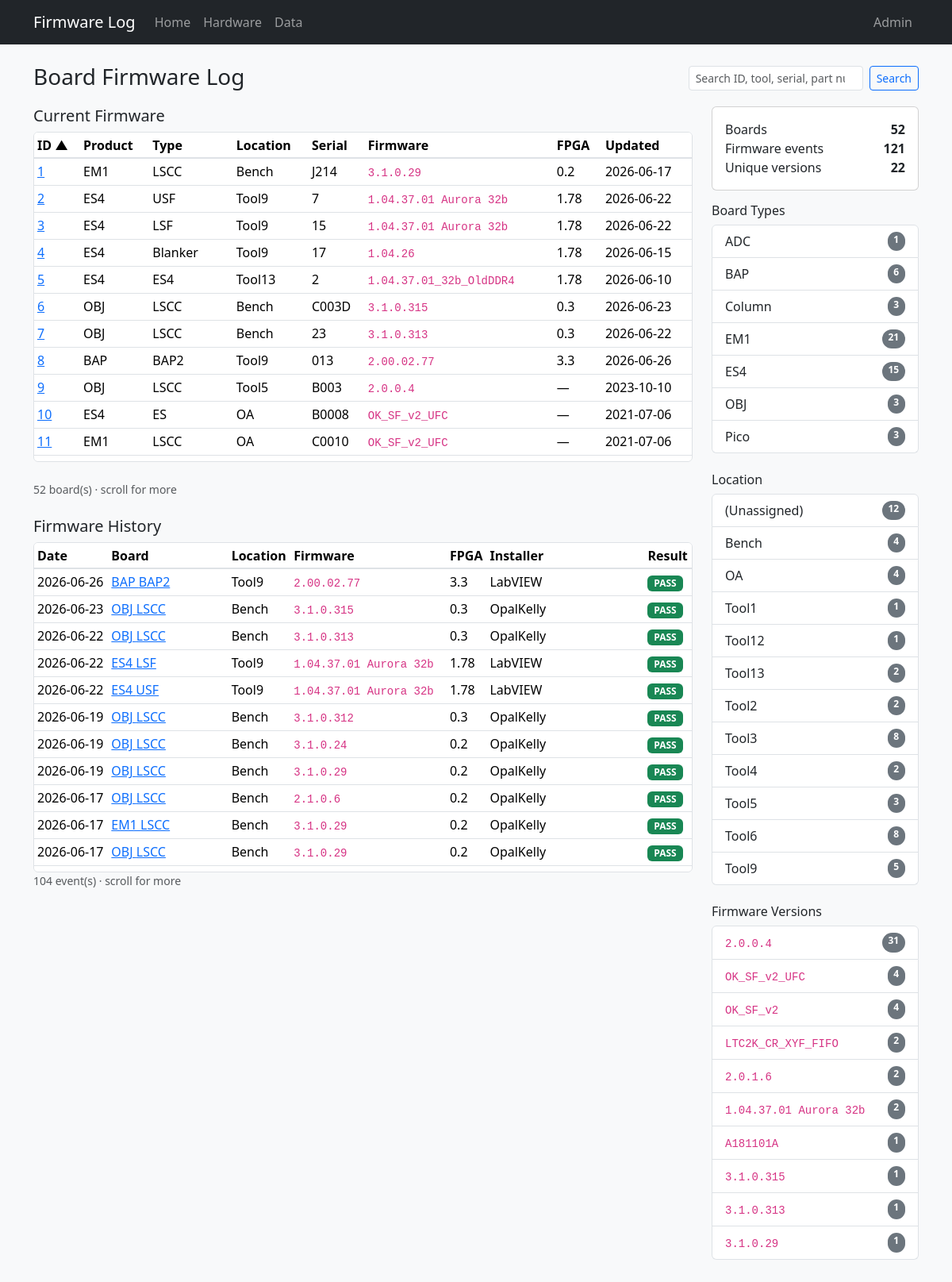
The page / on the database its author committed.
### tables this page shows
CREATE TABLE "boards" (
                board_id      INTEGER PRIMARY KEY,
                tool          TEXT,
                board_slot    TEXT,
                manufacturer  TEXT NOT NULL DEFAULT 'PDF Solutions Inc.',
                board_name    TEXT NOT NULL,
                serial        TEXT NOT NULL,
                part_number   TEXT,
                revision      TEXT,
                file_id       TEXT,
                product_name  TEXT NOT NULL,
                ddr_fbga      TEXT
            , inventory_serial TEXT, status TEXT, role TEXT, comment TEXT, open_item TEXT, po TEXT, modified_by TEXT, source_updated_at TEXT, data_source TEXT, dc_status TEXT, ac_status TEXT, gcal_status TEXT, adc_status TEXT, eeprom_status TEXT);

CREATE TABLE "firmware_history" (
                event_id    INTEGER PRIMARY KEY AUTOINCREMENT,
                board_id    INTEGER NOT NULL REFERENCES boards (board_id),
                event_date  TEXT NOT NULL,
                event_time  TEXT,
                fpga        TEXT,
                firmware    TEXT NOT NULL,
                installer   TEXT,
                result      TEXT
            );

### app.py (the view)
@app.route("/")
def index():
    product = request.args.get("product")
    firmware = request.args.get("firmware")
    tool = request.args.get("tool")
    search = request.args.get("q", "").strip()
    sort = request.args.get("sort", "board_id")
    order = request.args.get("order", "asc")
    return render_template(
        "index.html",
        boards=db.list_boards(
            product_name=product,
            firmware=firmware,
            tool=tool,
            search=search,
            sort=sort,
            order=order,
        ),
        history=db.list_history(
            product_name=product,
            firmware=firmware,
            tool=tool,
            search=search,
        ),
        stats=db.dashboard_stats(),
        fw_stats=db.firmware_stats(),
        tool_stats=db.tool_stats(),
        products=db.board_products(),
        available_firmware=db.firmware_for_product(product) if product else set(),
        available_products=db.products_for_firmware(firmware) if firmware else set(),
        available_tools=(
            db.tools_for_product(product) if product
            else db.tools_for_firmware(firmware) if firmware
            else set()
        ),
        available_products_for_tool=db.products_for_tool(tool) if tool else set(),
        available_firmware_for_tool=db.firmware_for_tool(tool) if tool else set(),
        product_filter=product,
        firmware_filter=firmware,
        tool_filter=tool,
        search=search,
        sort=sort,
        order=order,
    )

### db.py (called while the page is built)
def dict_row(cursor, row):
    return {col[0]: row[i] for i, col in enumerate(cursor.description)}

@contextmanager
def get_db():
    conn = sqlite3.connect(DATABASE)
    conn.row_factory = dict_row
    try:
        yield conn
    finally:
        conn.close()

def fetch_all(query, params=()):
    with get_db() as conn:
        return conn.execute(query, params).fetchall()

def fetch_one(query, params=()):
    with get_db() as conn:
        return conn.execute(query, params).fetchone()

def _board_search_clause(search, alias="b", extra_columns=()):
    if not search:
        return None, []
    like = f"%{search}%"
    columns = [col.format(a=alias) for col in BOARD_SEARCH_COLUMNS] + list(extra_columns)
    clause = "(" + " OR ".join(f"{col} LIKE ?" for col in columns) + ")"
    return clause, [like] * len(columns)

def dashboard_stats():
    return fetch_one(
        """
        SELECT
            (SELECT COUNT(*) FROM boards) AS board_count,
            (SELECT COUNT(*) FROM firmware_history) AS history_count,
            (SELECT COUNT(DISTINCT firmware) FROM firmware_history) AS firmware_versions
        """
    )

def firmware_stats():
    return fetch_all(
        """
        SELECT firmware, COUNT(*) AS board_count
        FROM current_firmware
        GROUP BY firmware
        ORDER BY board_count DESC, firmware DESC
        LIMIT 10
        """
    )

def board_products():
    return fetch_all(
        """
        SELECT product_name, COUNT(*) AS board_count
        FROM boards
        GROUP BY product_name
        ORDER BY product_name
        """
    )

def tool_stats():
    return fetch_all(
        """
        SELECT COALESCE(tool, '(Unassigned)') AS tool, COUNT(*) AS board_count
        FROM boards
        GROUP BY COALESCE(tool, '(Unassigned)')
        ORDER BY
            CASE WHEN tool = '(Unassigned)' THEN 1 ELSE 0 END,
            tool ASC
        """
    )

### templates/index.html (shortened to what this page needs)
{% extends "base.html" %}
{% from "macros.html" import sort_link, result_badge %}
{% block content %}
<div class="d-flex flex-wrap justify-content-between align-items-center gap-2 mb-3">
  <div>
    <h1 class="h3 mb-1">Board Firmware Log</h1>
  </div>
  <form id="search-form" action="{{ url_for('index') }}" method="get" class="d-flex gap-2">
    <input type="search" id="board-search" name="q" value="{{ search }}" class="form-control form-control-sm" placeholder="Search ID, tool, serial, part number…">
    <button class="btn btn-sm btn-outline-primary" type="submit">Search</button>
  </form>
</div>
<div class="row g-4">
  <div class="col-lg-9">
    <h2 class="h5">Current Firmware</h2>
    <div class="table-scroll-panel mb-4">
      <table class="table table-sm table-hover align-middle mb-0">
        <thead>
          <tr>
            <th>{{ sort_link('ID', 'board_id', sort, order, product_filter, firmware_filter, tool_filter, search) }}</th>
            <th>{{ sort_link('Product', 'product_name', sort, order, product_filter, firmware_filter, tool_filter, search) }}</th>
            <th>{{ sort_link('Type', 'board_name', sort, order, product_filter, firmware_filter, tool_filter, search) }}</th>
            <th>{{ sort_link('Location', 'tool', sort, order, product_filter, firmware_filter, tool_filter, search) }}</th>
            <th>{{ sort_link('Serial', 'serial', sort, order, product_filter, firmware_filter, tool_filter, search) }}</th>
            <th>{{ sort_link('Firmware', 'firmware', sort, order, product_filter, firmware_filter, tool_filter, search) }}</th>
            <th>FPGA</th>
            <th>{{ sort_link('Updated', 'event_date', sort, order, product_filter, firmware_filter, tool_filter, search) }}</th>
          </tr>
        </thead>
        <tbody>
          {% for b in boards %}
          <tr>
            <td><a href="{{ url_for('board_detail', board_id=b.board_id) }}">{{ b.board_id }}</a></td>
            <td>{{ b.product_name }}</td>
            <td>{{ b.board_name }}</td>
            <td>{{ b.tool or '—' }}</td>
            <td>{{ b.serial }}</td>
            <td>{% if b.current_firmware %}<code>{{ b.current_firmware }}</code>{% else %}<span class="text-muted">—</span>{% endif %}</td>
            <td>{{ b.current_fpga or '—' }}</td>
            <td>{{ b.last_update or '—' }}</td>
          </tr>
          {% else %}
          <tr><td colspan="8" class="text-muted">No boards match your filters.</td></tr>
          {% endfor %}
        </tbody>
      </table>
    </div>
    <p class="text-muted small">{{ boards|length }} board(s){% if boards|length > 12 %} · scroll for more{% endif %}</p>
    <h2 class="h5 mt-4">Firmware History</h2>
    <div class="table-scroll-panel">
      <table class="table table-sm table-hover align-middle mb-0">
        <thead>
          <tr>
            <th>Date</th>
            <th>Board</th>
            <th>Location</th>
            <th>Firmware</th>
            <th>FPGA</th>
            <th>Installer</th>
            <th>Result</th>
          </tr>
        </thead>
        <tbody>
          {% for row in history %}
          <tr>
            <td>{{ row.event_date }}</td>
            <td>
              <a href="{{ url_for('board_detail', board_id=row.board_id) }}">
                {{ row.product_name }} {{ row.board_name }}
              </a>
            </td>
            <td>{{ row.tool or '—' }}</td>
            <td><code>{{ row.firmware }}</code></td>
            <td>{{ row.fpga or '—' }}</td>
            <td>{{ row.installer or '—' }}</td>
            <td>{{ result_badge(row.result) }}</td>
          </tr>
          {% else %}
          <tr><td colspan="7" class="text-muted">No firmware history matches your filters.</td></tr>
          {% endfor %}
        </tbody>
      </table>
    </div>
    <p class="text-muted small">{{ history|length }} event(s){% if history|length > 10 %} · scroll for more{% endif %}</p>
  </div>
  <div class="col-lg-3">
    <div class="card mb-3">
      <div class="card-body">
        <div class="d-flex justify-content-between"><span>Boards</span><strong>{{ stats.board_count }}</strong></div>
        <div class="d-flex justify-content-between"><span>Firmware events</span><strong>{{ stats.history_count }}</strong></div>
        <div class="d-flex justify-content-between"><span>Unique versions</span><strong>{{ stats.firmware_versions }}</strong></div>
      </div>
    </div>
    <h2 class="h6">Board Types</h2>
    <div class="list-group mb-4">
      {% for p in products %}
      {% if (firmware_filter and p.product_name not in available_products and product_filter != p.product_name) or (tool_filter and p.product_name not in available_products_for_tool and product_filter != p.product_name) %}
      <span class="list-group-item d-flex justify-content-between py-2 filter-disabled" aria-disabled="true">
        <span>{{ p.product_name }}</span>
        <span class="badge text-bg-secondary rounded-pill">{{ p.board_count }}</span>
      </span>
      {% elif product_filter == p.product_name %}
      <a class="list-group-item list-group-item-action d-flex justify-content-between py-2 active"
         href="{{ url_for('index', firmware=firmware_filter, tool=tool_filter, q=search) }}">
        <span>{{ p.product_name }}</span>
        <span class="badge text-bg-light rounded-pill">{{ p.board_count }}</span>
      </a>
      {% else %}
      <a class="list-group-item list-group-item-action d-flex justify-content-between py-2"
         href="{{ url_for('index', product=p.product_name, firmware=firmware_filter, tool=tool_filter, q=search) }}">
        <span>{{ p.product_name }}</span>
        <span class="badge text-bg-secondary rounded-pill">{{ p.board_count }}</span>
      </a>
      {% endif %}
      {% endfor %}
    </div>
    <h2 class="h6">Location</h2>
    <div class="list-group mb-4">
      {% for row in tool_stats %}
      {% if (product_filter and row.tool not in available_tools and tool_filter != row.tool) or (firmware_filter and row.tool not in available_tools and tool_filter != row.tool) %}
      <span class="list-group-item d-flex justify-content-between py-2 filter-disabled" aria-disabled="true">
        <span>{{ row.tool }}</span>
        <span class="badge text-bg-secondary rounded-pill">{{ row.board_count }}</span>
      </span>
      {% elif tool_filter == row.tool %}
      <a class="list-group-item list-group-item-action d-flex justify-content-between py-2 active"
         href="{{ url_for('index', product=product_filter, firmware=firmware_filter, q=search) }}">
        <span>{{ row.tool }}</span>
        <span class="badge text-bg-light rounded-pill">{{ row.board_count }}</span>
      </a>
      {% else %}
      <a class="list-group-item list-group-item-action d-flex justify-content-between py-2"
         href="{{ url_for('index', product=product_filter, firmware=firmware_filter, tool=row.tool, q=search) }}">
        <span>{{ row.tool }}</span>
        <span class="badge text-bg-secondary rounded-pill">{{ row.board_count }}</span>
      </a>
      {% endif %}
      {% endfor %}
    </div>
    <h2 class="h6">Firmware Versions</h2>
    <div class="list-group">
      {% for row in fw_stats %}
      {% if (product_filter and row.firmware not in available_firmware and firmware_filter != row.firmware) or (tool_filter and row.firmware not in available_firmware_for_tool and firmware_filter != row.firmware) %}
      <span class="list-group-item d-flex justify-content-between py-2 filter-disabled" aria-disabled="true">
        <span><code class="small">{{ row.firmware }}</code></span>
        <span class="badge text-bg-secondary rounded-pill">{{ row.board_count }}</span>
      </span>
      {% else %}
      <a class="list-group-item list-group-item-action d-flex justify-content-between py-2"
         href="{{ url_for('index', firmware=row.firmware, product=product_filter, tool=tool_filter, q=search) }}">
        <span><code class="small">{{ row.firmware }}</code></span>
        <span class="badge text-bg-secondary rounded-pill">{{ row.board_count }}</span>
      </a>
      {% endif %}
      {% else %}
      <div class="list-group-item text-muted py-2">No data.</div>
      {% endfor %}
    </div>
  </div>
</div>
{% endblock %}

### templates/macros.html (shortened to what this page needs)
{% macro result_badge(result) -%}
  {% if result %}
    {% set r = result|upper %}
    {% if r == 'PASS' %}
      <span class="badge text-bg-success">PASS</span>
    {% elif r == 'FAIL' %}
      <span class="badge text-bg-danger">FAIL</span>
    {% else %}
      <span class="badge text-bg-secondary">{{ result }}</span>
    {% endif %}
  {% else %}
    <span class="text-muted">—</span>
  {% endif %}
{%- endmacro %}
{% macro sort_link(label, column, sort, order, product=None, firmware=None, tool=None, q=None) -%}
  {% set new_order = 'desc' if sort == column and order == 'asc' else 'asc' %}
  <a href="{{ url_for('index', sort=column, order=new_order, product=product, firmware=firmware, tool=tool, q=q) }}" class="text-decoration-none text-reset">
    {{ label }}{% if sort == column %} {% if order == 'asc' %}▲{% else %}▼{% endif %}{% endif %}
  </a>
{%- endmacro %}

### static/style.css (style rules this page uses)
body { background-color: #f8f9fa; }
code { font-size: 0.875em; }
.table th { white-space: nowrap; }
.table-scroll-panel { max-height: 26rem; overflow: auto; border: 1px solid var(--bs-border-color); border-radius: var(--bs-border-radius); background-color: #fff; }
.table-scroll-panel thead th { position: sticky; top: 0; z-index: 1; background-color: #fff; box-shadow: inset 0 -1px 0 var(--bs-border-color); }

### rows shown on the page
boards: board_id "1", product_name "EM1", board_name "LSCC", tool "Bench", serial "J214", current_firmware "3.1.0.29", current_fpga "0.2", last_update "2026-06-17"
boards: board_id "2", product_name "ES4", board_name "USF", tool "Tool9", serial "7", current_firmware "1.04.37.01 Aurora 32b", current_fpga "1.78", last_update "2026-06-22", board_count "5"
boards: board_id "3", product_name "ES4", board_name "LSF", tool "Tool9", serial "15", current_firmware "1.04.37.01 Aurora 32b", current_fpga "1.78", last_update "2026-06-22", board_count "15"
boards: board_id "4", product_name "ES4", board_name "Blanker", tool "Tool9", serial "17", current_firmware "1.04.26", current_fpga "1.78", last_update "2026-06-15"
boards: board_id "5", product_name "ES4", board_name "ES4", tool "Tool13", serial "2", current_firmware "1.04.37.01_32b_OldDDR4", current_fpga "1.78", last_update "2026-06-10", board_count "2"
firmware_history: board_id "6", product_name "OBJ", board_name "LSCC", tool "Bench", serial "C003D", current_firmware "3.1.0.315", fpga "0.3", event_date "2026-06-23", firmware "3.1.0.315", installer "OpalKelly", result "PASS"
firmware_history: board_id "7", product_name "OBJ", board_name "LSCC", tool "Bench", serial "23", current_firmware "3.1.0.313", fpga "0.3", event_date "2026-06-22", firmware "3.1.0.313", installer "OpalKelly", result "PASS"
firmware_history: board_id "8", product_name "BAP", board_name "BAP2", tool "Tool9", serial "013", current_firmware "2.00.02.77", fpga "3.3", event_date "2026-06-26", firmware "2.00.02.77", installer "LabVIEW", result "PASS"
boards: board_id "9", product_name "OBJ", board_name "LSCC", tool "Tool5", serial "B003", current_firmware "2.0.0.4", current_fpga "—", source_updated_at "2023-10-10"
boards: board_id "10", product_name "ES4", board_name "ES", tool "OA", serial "B0008", current_firmware "OK_SF_v2_UFC", current_fpga "—", last_update "2021-07-06"
boards: board_id "11", product_name "EM1", board_name "LSCC", tool "OA", serial "C0010", current_firmware "OK_SF_v2_UFC", current_fpga "—", last_update "2021-07-06"
firmware_history: event_date "2026-06-22", product_name "ES4", board_name "LSF", tool "Tool9", firmware "1.04.37.01 Aurora 32b", fpga "1.78", installer "LabVIEW", result "PASS"
firmware_history: event_date "2026-06-22", product_name "ES4", board_name "USF", tool "Tool9", firmware "1.04.37.01 Aurora 32b", fpga "1.78", installer "LabVIEW", result "PASS"
firmware_history: event_date "2026-06-19", product_name "OBJ", board_name "LSCC", tool "Bench", firmware "3.1.0.312", fpga "0.3", installer "OpalKelly", result "PASS"
firmware_history: event_date "2026-06-19", product_name "OBJ", board_name "LSCC", tool "Bench", firmware "3.1.0.24", fpga "0.2", installer "OpalKelly", result "PASS"
firmware_history: event_date "2026-06-19", product_name "OBJ", board_name "LSCC", tool "Bench", firmware "3.1.0.29", fpga "0.2", installer "OpalKelly", result "PASS"
firmware_history: event_date "2026-06-17", product_name "OBJ", board_name "LSCC", tool "Bench", firmware "2.1.0.6", fpga "0.2", installer "OpalKelly", result "PASS"
firmware_history: event_date "2026-06-17", product_name "EM1", board_name "LSCC", tool "Bench", firmware "3.1.0.29", fpga "0.2", installer "OpalKelly", result "PASS"
firmware_history: event_date "2026-06-17", product_name "OBJ", board_name "LSCC", tool "Bench", firmware "3.1.0.29", fpga "0.2", installer "OpalKelly", result "PASS"
boards: product_name "EM1", board_count "21"

### other values the page prints
{{ label }} "ID Product Type Location Serial Firmware Updated"
{{ boards|length }} "52"
{{ history|length }} "104"
{{ stats.board_count }} "52"
{{ stats.history_count }} "121"
{{ stats.firmware_versions }} "22"
{{ p.product_name }} "ADC" "BAP" "Column" "OBJ" "Pico"
{{ p.board_count }} "1" "6" "3" "3" "3"
{{ row.tool }} "(Unassigned)" "Bench" "OA" "Tool1" "Tool12" "Tool2" "Tool3" "Tool4" "Tool5" "Tool6"
{{ row.board_count }} "12" "4" "4" "1" "1" "2" "8" "2" "3" "8"
{{ row.firmware }} "2.0.0.4" "OK_SF_v2_UFC" "OK_SF_v2" "LTC2K_CR_XYF_FIFO" "2.0.1.6" "1.04.37.01 Aurora 32b" "A181101A" "3.1.0.315" "3.1.0.313" "3.1.0.29"
{{ row.board_count }} "31" "4" "4" "2" "2" "2" "1" "1" "1" "1"
